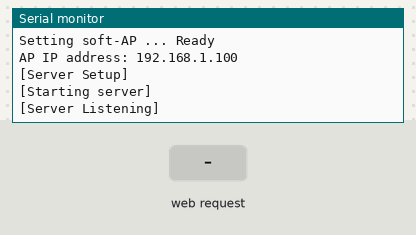
The sketch below on a simulated ESP8266 (NodeMCU). Parts: the last lines printed to the serial monitor. The inputs (shaded band) are chosen by the test bench.

Above: at 1.2 s.
1.3 s: HTTP request GET /uv received
At 2.1 s:
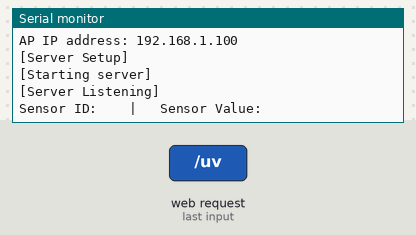
2.8 s: HTTP request GET /dht received
At 3.2 s:
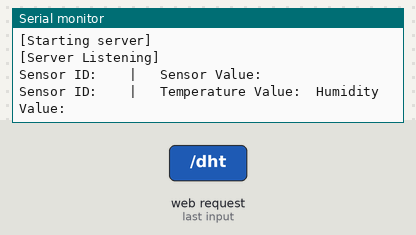

Measured:
- after the input at 1.3 s, the serial monitor: prints a new line at once (image 1)
- after the input at 2.8 s, the serial monitor: prints a new line at once (image 2)

The sketch:

WiFi_AP_Start.ino
```cpp
/*
Proprietary Code of Smardens
The Resilient Smart Garden Project

Author:
Brian Powell @BriianPowell
v1.0
*/

//Libraries
#include <ESP8266WiFi.h>
#include <ESP8266WebServer.h>

//Debug Macros
#define DEBUG
#ifdef DEBUG
#define DPRINTLN(x)  Serial.println(x)
#define DPRINT(x)    Serial.print(x)
#else
#define DPRINTLN(x)
#define DPRINT(x)
#endif

//Network Configuration Meta Data
IPAddress ip(192, 168, 1, 100);
IPAddress gateway(192, 168, 1, 254);
IPAddress subnet(255, 255, 255, 0);

//Access Point Credentials
#define AP_SSID "Smardens_AP"
#define AP_PASS "FluffyBunny69"

ESP8266WebServer server(80);

void setup() {
  Serial.begin(115200);
  Serial.println();

  setupAP();
}

//Set up Soft Access Point off the ESP module to transmist data to
void setupAP() {
  Serial.print("Setting soft-AP ... ");

  WiFi.mode(WIFI_AP);
  WiFi.softAPConfig(ip, gateway, subnet);
  boolean result = WiFi.softAP(AP_SSID, AP_PASS);
  if (result == true)
  {
    Serial.println("Ready");
  }
  else
  {
    Serial.println("Failed!");
  }

  IPAddress apIP = WiFi.softAPIP();
  Serial.print("\nAP IP address: ");
  Serial.print(apIP);

  setupServer();
}

//Create HTTP endpoints for HTTP Post handling
void setupServer() {
  Serial.println("\n[Server Setup]");
  Serial.println("[Starting server]");
  server.on("/", handle_index);
  server.on("/uv", handle_uv);
  server.on("/sm", handle_sm);
  server.on("/dht", handle_dht);
  server.onNotFound(handleNotFound);
  server.begin();
  Serial.println("[Server Listening]");
};

//Handling the / root web page from my server
void handle_index() {
  server.send(200, "text/plain", "ERROR! You don't have access to this server.");
}

//Handling the /uv page from my server
void handle_uv() {
  String id = server.arg("id");
  String value = server.arg("value");

  server.send(200, "text/plain", "Message received from client.");
  Serial.println("Sensor ID: " + String(id) + "   |   Sensor Value: " + String(value));
}

//Handling the /sm page from my server
void handle_sm() {
  String id = server.arg("id");
  String value = server.arg("value");

  server.send(200, "text/plain", "Message received from client.");
  Serial.println("Sensor ID: " + String(id) + "   |   Sensor Value: " + String(value));
}

//Handling the /dht page from my serverdht
void handle_dht() {
  String id = server.arg("id");
  String tVal = server.arg("temp");
  String hVal = server.arg("hum");

  server.send(200, "text/plain", "Message received from client.");
  Serial.println("Sensor ID: " + String(id) + "   |   Temperature Value: " + String(tVal) + " Humidity Value: " + String(hVal));
}

//Handle not found server page and redirect to 404
void handleNotFound() {
  server.send(404, "text/plain", "404: Not Found");
}

//Constantly check for CRUD Http methods
void loop() {
  server.handleClient();
}
```
